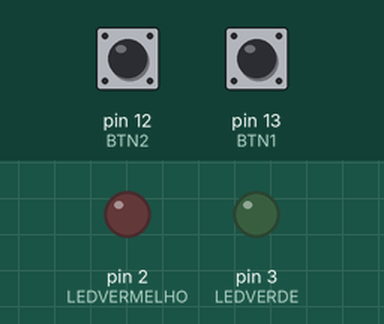
A sketch run on a simulated Arduino Uno, built with avr-gcc and run on an emulated ATmega328P. Parts: output pins drawn as LEDs (lit = HIGH). The inputs (shaded band) are chosen by the test bench; at power-on: pin 12 (BTN2) HIGH, pin 13 (BTN1) HIGH.

Above: at 1.2 s.
1.3 s: pin 12 (BTN2) pulled LOW for 3.2 s
At 1.9 s:
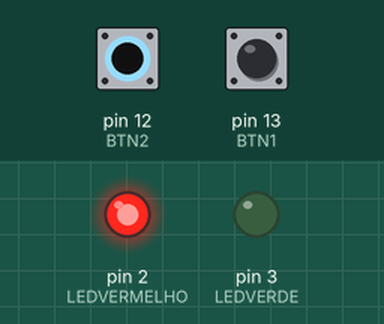
6.8 s: pin 13 (BTN1) pulled LOW for 0.15 s
At 7.2 s:
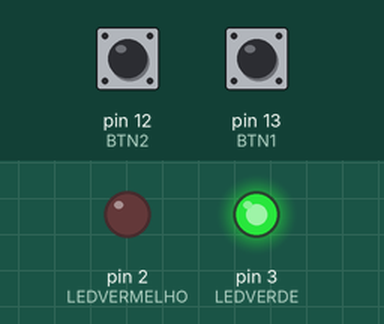
9.9 s: pin 13 (BTN1) pulled LOW for 1 s
At 12.3 s:
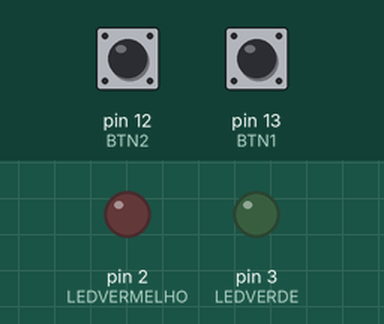
13.4 s: pin 13 (BTN1) pulled LOW for 3.2 s
At 14.7 s:
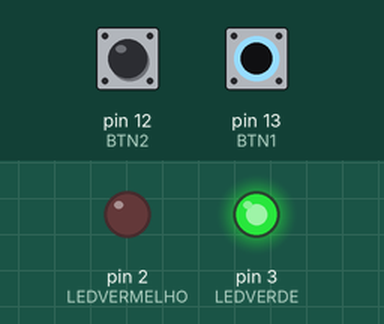
18.9 s: pin 12 (BTN2) driven LOW and pin 13 (BTN1) driven LOW
At 23.3 s:
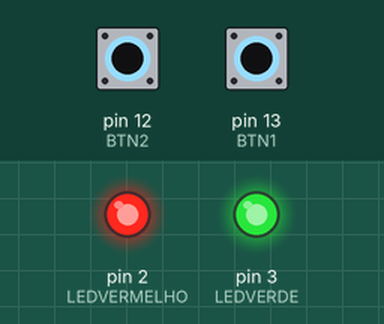
Timing chart, 0 to 25.9 s (numbered marks = the images above; inputs shaded):
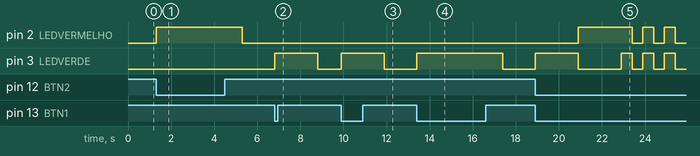

The sketch:

Sinalizador_Duplo_Para_Saida_De_Garagem.ino
```cpp
/**
 *---------------------------------------------------------------
 * @file    Sinalizador_Duplo_Para_Saida_De_Garagem.ino
 * @brief   Controle de dois LEDs (verde e vermelho) por meio de dois botões
 * @author  Lucas Boeing
 * @date    30/10/2026
 * @version 1.0.0
 *---------------------------------------------------------------
 * @section HARDWARE - Componentes utilizados
 * - Microcontrolador: Arduino Uno
 *
 * - Entradas:
 *     Botão Push-Button 1 - pino 13
 *     Botão Push-Button 2 - pino 12
 *     Ambos utilizam Pull-Up Interno (INPUT_PULLUP).
 *
 * - Saídas:
 *     LED Vermelho - pino 2
 *     LED Verde - pino 3
 *
 *---------------------------------------------------------------
 * @section DESCRIPTION
 *
 * 1. Configura os pinos dos LEDs como saída e os botões
 *    como entrada com Pull-Up interno (setup).
 *
 * 2. Realiza continuamente a leitura do estado dos dois
 *    botões utilizando digitalRead() (loop).
 *
 * 3. Quando o botão 1 é pressionado:
 *    - Apaga o LED vermelho.
 *    - Acende o LED verde por 2 segundos.
 *    - Apaga o LED verde.
 *
 * 4. Quando o botão 2 é pressionado:
 *    - Acende o LED vermelho.
 *    - Apaga o LED verde.
 *    - Aguarda 2 segundos.
 *    - Apaga o LED vermelho.
 *
 * 5. Quando os dois botões são pressionados simultaneamente:
 *    - Os dois LEDs acendem e apagam alternadamente.
 *    - O processo acontece 5 vezes.
 *    - Cada etapa dura 500 milissegundos.
 *
 *---------------------------------------------------------------
 * @section MAPEAMENTO LÓGICO
 *
 * - Botão pressionado: LOW (0).
 * - Botão solto: HIGH (1).
 * - LED ligado: HIGH (1).
 * - LED desligado: LOW (0).
 *
 *---------------------------------------------------------------
 */

// Definição dos pinos utilizados
#define BTN1 13
#define BTN2 12
#define LEDVERMELHO 2
#define LEDVERDE 3
#define ESTADO 1

// Configuração inicial dos pinos
void setup()
{
  // Configura os LEDs como saídas
  pinMode(LEDVERMELHO, OUTPUT);
  pinMode(LEDVERDE, OUTPUT);

  // Configura os botões como entradas com Pull-Up interno
  pinMode(BTN1, INPUT_PULLUP);
  pinMode(BTN2, INPUT_PULLUP);
}

// Executa continuamente a leitura dos botões
void loop()
{
  // Lê o estado atual dos dois botões
  int estado_BTN1 = digitalRead(BTN1);
  int estado_BTN2 = digitalRead(BTN2);

  // Verifica se o botão 1 foi pressionado
  if(estado_BTN1 == 0){
    digitalWrite(LEDVERMELHO, LOW); // Desliga o LED vermelho
    digitalWrite(LEDVERDE, HIGH);   // Liga o LED verde

    delay(2000);                    // Aguarda 2 segundos

    digitalWrite(LEDVERDE, LOW);    // Desliga o LED verde
  }

  // Verifica se o botão 2 foi pressionado
  if(estado_BTN2 == 0){
    digitalWrite(LEDVERMELHO, HIGH); // Liga o LED vermelho
    digitalWrite(LEDVERDE, LOW);     // Desliga o LED verde

    delay(2000);                     // Aguarda 2 segundos

    digitalWrite(LEDVERMELHO, LOW);  // Desliga o LED vermelho
  }

  // Repete o processo de piscar os LEDs 5 vezes
  for(int i = 0; i < 5; i++)
  {
    // Verifica se os dois botões estão pressionados
    if(estado_BTN1 == 0 && estado_BTN2 == 0){

      digitalWrite(LEDVERDE, HIGH);      // Liga o LED verde
      digitalWrite(LEDVERMELHO, HIGH);   // Liga o LED vermelho

      delay(500);                        // Aguarda 500 milissegundos

      digitalWrite(LEDVERDE, LOW);       // Desliga o LED verde
      digitalWrite(LEDVERMELHO, LOW);    // Desliga o LED vermelho

      delay(500);                        // Aguarda mais 500 milissegundos
    }
  }
}
```

Measured:
- after the input at 1.3 s, pin 2 (LEDVERMELHO): LOW → HIGH at once, → LOW 4.0 s later
- after the input at 6.8 s, pin 3 (LEDVERDE): LOW → HIGH at once, → LOW 2.0 s later
- after the input at 9.9 s, pin 3 (LEDVERDE): LOW → HIGH at once, → LOW 2.0 s later
- after the input at 13.4 s, pin 3 (LEDVERDE): LOW → HIGH at once, → LOW 4.0 s later
- after the input at 18.9 s, pin 2 (LEDVERMELHO): LOW → HIGH after 2.0 s, then repeats every 1.0 s: LOW 0.50 s, HIGH 0.50 s; pin 3 (LEDVERDE): LOW → HIGH at once, → LOW 2.0 s later, → HIGH 2.0 s later, → LOW 0.50 s later, … (8 changes in this stretch)
